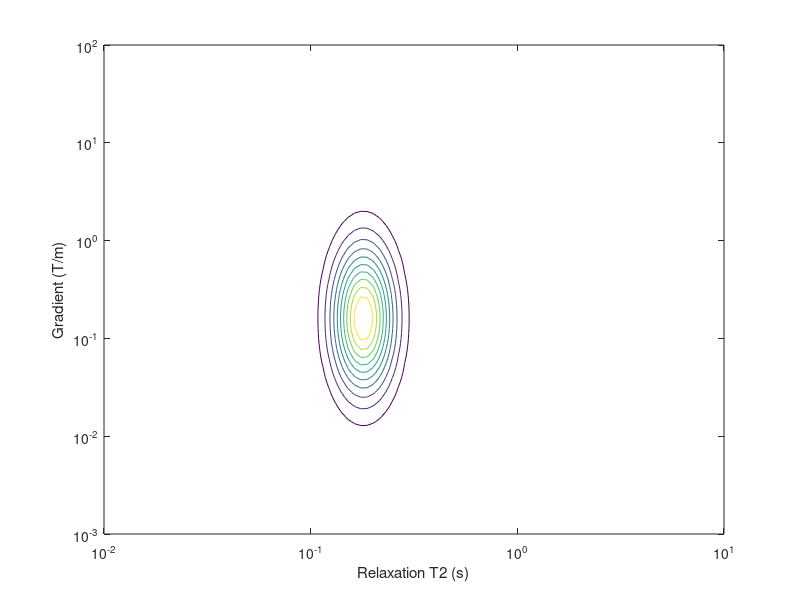
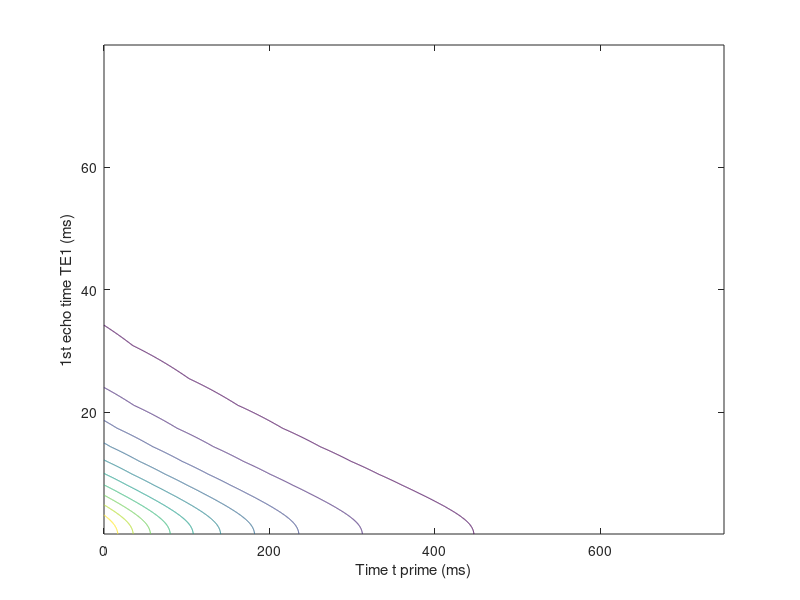

The MATLAB source for these figures, in order: (Note: this script raises an error after producing the figures.)
% Demonstration of Fast 2D D-T2 distribution estimation
% Paul Teal, Victoria University of Wellington
% paul.teal@vuw.ac.nz
% Friday, 4 December 2020
% Modified for distribution Wednesday, 15 December 2021

clear all

% Set up grids in both domains
Ng = 101;
NT2 = 100;
NE1 = 34;  % was supposed to be 30, but making integer multiples of
           % the echo time results in some duplicates
Ntp = 5000;
tE = 0.15e-3;
D0 = 2.3e-9;            % diffusion coefficinet for water
gamma = 267.52218744e6; % gyro-magnetic ratio for proton
sigma = 1e-2;

T2grid = logspace(-2,1,NT2)';
ggrid = logspace(-3,2,Ng)';
tpgrid = (0:Ntp-1)'*tE;
tE1grid = logspace(log10(0.15e-3),log10(80e-3),NE1)';

% make tE1grid match integer multiples of the echo time
tE1grid = tE*unique(round(tE1grid/tE));
NE1 = length(tE1grid);

if 1==1
  % Generate a synthetic D-T2 distribution: a single Gaussian
  gmean = 0.16;
  T2mean = 0.18;

  gsd = 0.5;
  T2sd = 0.1;

  T2a = exp( -(log10(T2grid)-log10(T2mean)).^2/(2*T2sd^2) );
  ga = exp( -(log10(ggrid)-log10(gmean)).^2/(2*gsd.^2) );
  ST2g = ga * T2a'/100;
  Sq2 = sum(abs(ST2g(:)).^2);
end

% Contour plot of the distribution
figure(1);
contour(T2grid,ggrid,ST2g);
set(gca,'xscale','log');
set(gca,'yscale','log');
xlabel('Relaxation T2 (s)');
ylabel('Gradient (T/m)');

KtpT2 = exp(-tpgrid * (1./T2grid)' );
KgtE1 = exp(-(tE1grid.^3) * (D0/12*(gamma*ggrid).^2)');
KT2tE1 = exp(-tE1grid * (1./T2grid)');
MM = (KT2tE1 .* (KgtE1 * ST2g)) * KtpT2';

figure(2);
contour(tpgrid*1e3,tE1grid*1e3,MM);
xlabel('Time t prime (ms)');
ylabel('1st echo time TE1 (ms)');

MM1 = MM + randn(NE1,Ntp)*max(abs(MM(:)))*sigma;
alpha = 1e-5;
lambda = 1e2;
[S1,residb] = flintDT2(KgtE1,KtpT2,MM1,alpha,1,lambda,KT2tE1);
flint1SE = sum(abs(ST2g(:)-S1(:)).^2);

figure(3);
contour(T2grid,ggrid,S1);
set(gca,'xscale','log');
set(gca,'yscale','log');
xlabel('Relaxation T2 (s)');
ylabel('Gradient (T/m)');



% Now sum along the T2 dimension to estimate the gradient distribution
hg = sum(S1,2);
figure(4);
semilogx(ggrid,hg);

% Esimate D and T2 distribution of water using this gradient distribution
ND = 102;
Dgrid = logspace(-11,-6,ND)';
ST2D = zeros(ND,NT2);
[null,gi] = min(abs(Dgrid-D0));
T20 = 0.2;  % T2 of water
[null,T2i] = min(abs(T2grid-T20));
ST2D(gi,T2i) = 1; 

% Generate diffusion kernel
E3 = tE1grid.^3;
KgtE1DD = zeros(NE1,ND);
for gi = 1:Ng
  KgtE1DD = KgtE1DD + hg(gi) * exp(-E3 * (Dgrid/12*(gamma*ggrid(gi)).^2)');
end

% Generate synthetic data, add noise, and do the estimation
MMD = (KT2tE1 .* (KgtE1DD * ST2D)) * KtpT2';
MM2 = MMD + randn(NE1,Ntp)*max(abs(MMD(:)))*sigma;
[S2,residb] = flintDT2(KgtE1DD,KtpT2,MM2,alpha,1,lambda,KT2tE1);
flint2SE = sum(abs(ST2D(:)-S2(:)).^2);

figure(5);
contour(T2grid,Dgrid,S2);
set(gca,'xscale','log');
set(gca,'yscale','log');
xlabel('Relaxation T2 (s)');
ylabel('Diffusion coefficient (m^2/s)');

fprintf('Squared error of gradient  distribution = %1.2e \n',flint1SE/Sq2);
fprintf('Squared error of diffusion distribution = %1.2e \n',flint2SE);
